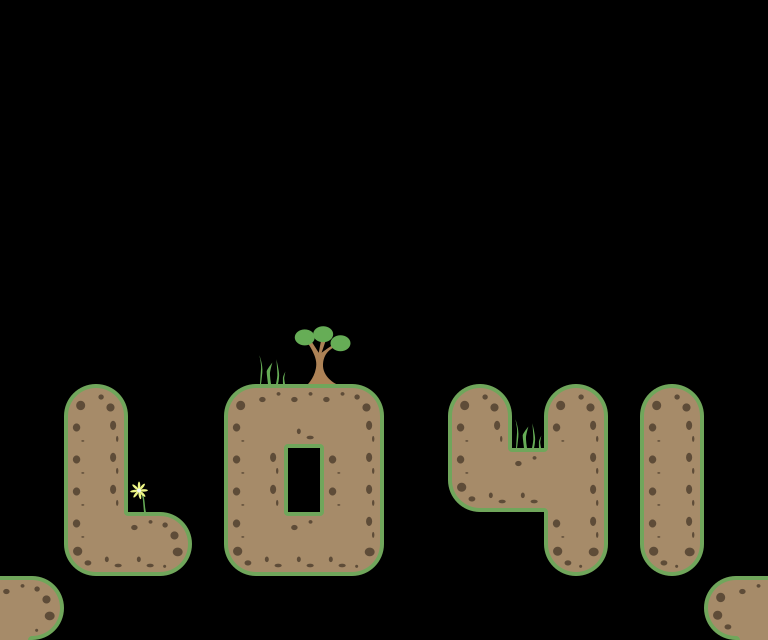

A level layout from a 2D game, rendered from its tile map. Below: a short description, then the map file with tile-grid data replaced by summaries:
An orthogonal 24x20 tile map with 32x32 px tiles, 2 tile layers (ground, deco).

<map version="1.0" orientation="orthogonal" renderorder="left-down" width="24" height="20" tilewidth="32" tileheight="32" nextobjectid="12">
 <tileset firstgid="1" source="tileset.tsx" />
 <layer name="ground" width="24" height="20">
  <data>[480 cells, 86 non-empty, 12 distinct tile ids]</data>
 </layer>
 <layer name="deco" width="24" height="20">
  <data>[480 cells, 7 non-empty, 6 distinct tile ids]</data>
 </layer>
</map>